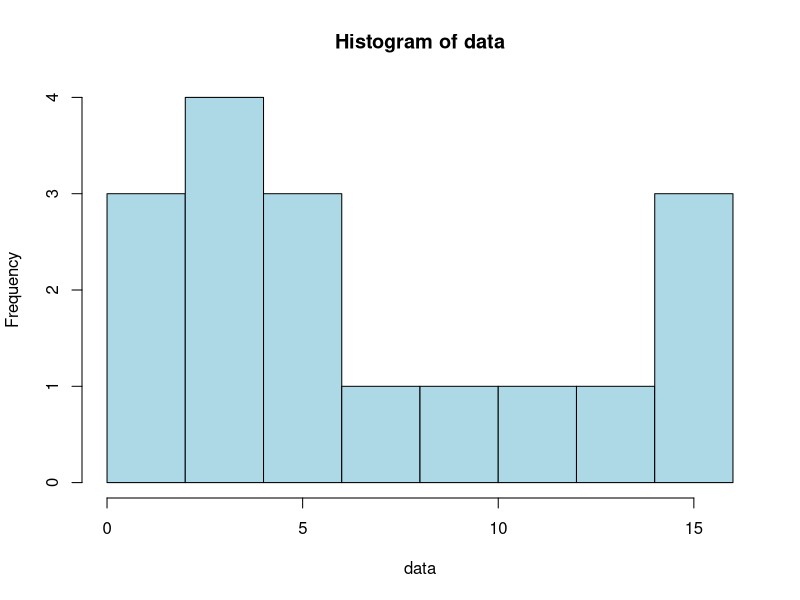
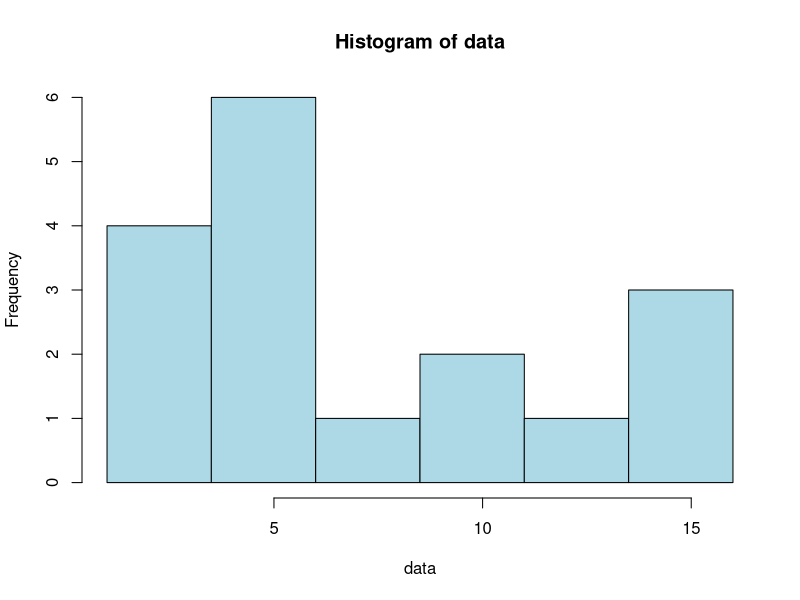
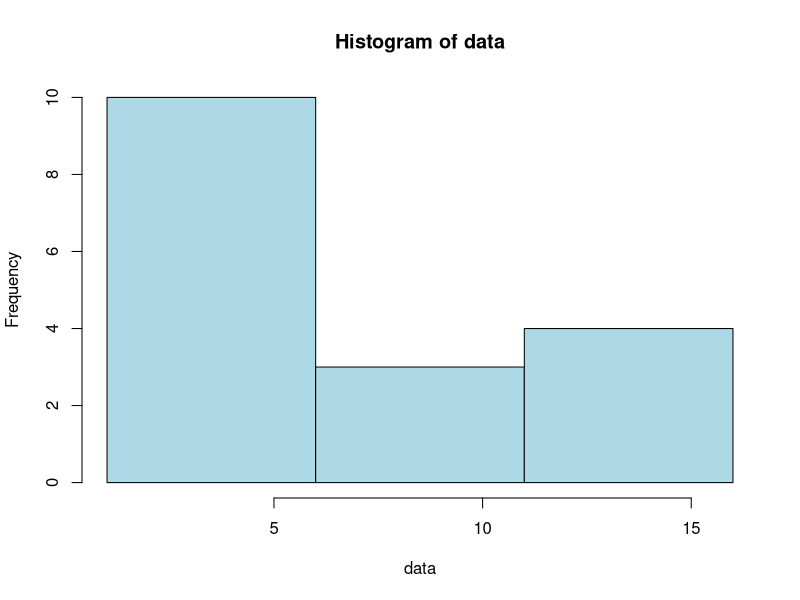
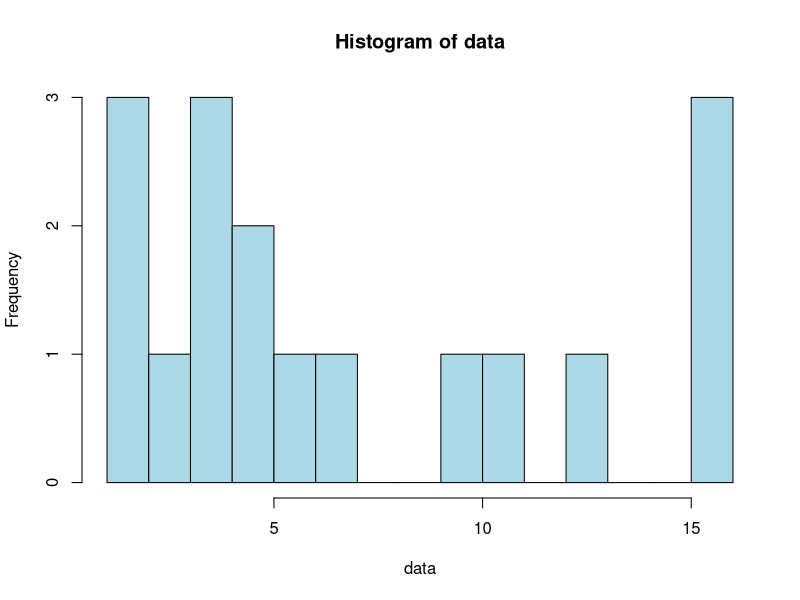

The R source for these figures, in order:
# create a basic histogram
# define  vector of data
data <- c(1, 2, 2, 3, 4, 4, 4, 5, 5, 6, 7, 10, 11, 13, 16, 16, 16)

# create histogram of data with default sturges rule
hist(data, col = "lightblue")

# specify number of bins to use in histogram
# define vector of data
data <- c(1, 2, 2, 3, 4, 4, 4, 5, 5, 6, 7, 10, 11, 13, 16, 16, 16)

# create histograms with 6 bins
hist(data, col = "lightblue", breaks = seq(min(data), max(data), length.out = 7))

# define vector of data
data <- c(1, 2, 2, 3, 4, 4, 4, 5, 5, 6, 7, 10, 11, 13, 16, 16, 16)

# create histograms with 3 bins
hist(data, col="lightblue", breaks=seq(min(data), max(data), length.out=4))
                   
# define vector of data
data <- c(1, 2, 2, 3, 4, 4, 4, 5, 5, 6, 7, 10, 11, 13, 16, 16, 16)

# create histogram with 15 bins visualizing the noise
hist(data, col = "lightblue", breaks = seq(min(data), max(data), length.out =16))
